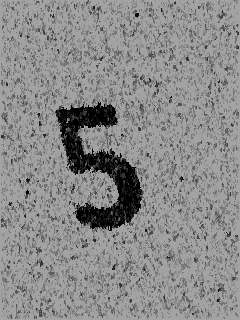
#> input picture tests/28.png, 240 x 320 px, given in place of 28.jpg, which was not available
$ python rotation.py
#> lines starting #> are read from the running program, lines starting #| are printed output that depends on the picture
#> further down, img is the input picture: PIL image 240x320 L; min 0, max 163, mean 138.9
from PIL import Image
#Путь до картинки
path="perfect/28.jpg"

#Функция поворота изображения на заданный угол
def rotation(img, angle):
	#Узнаем размеры исходного изображения
#> called with angle = 1.5
	width, height = img.size
#> width = 240; height = 320
	#Создаем шаблон белого фона
	dst_img = Image.new("L", (width, height), "white" )
#> dst_img: PIL image 240x320 L; every value is 255
	#Поворачиваем исходное изображение
	img = img.rotate(angle)
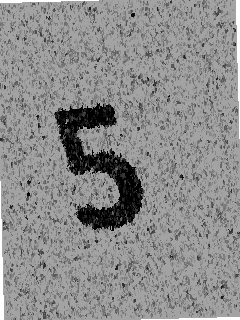
#> img: PIL image 240x320 RGBA; mean R, G, B, A 136.8, 136.8, 136.8, 251.6; transparent parts drawn white
	#Подставляем измененное изображение на фон
	dst_img.paste(img, (0, 0), img)
	return(dst_img)

#Открываем исходное изображение
img = Image.open(path)
img = img.convert('RGBA')
#Поворот на 1.5 градуса
img = rotation(img, 1.5)
#Выводим изображение
img.show()

$ run again, with tests/10.png copied over tests/28.png
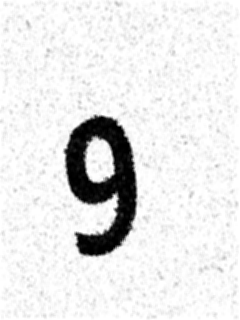
#> input picture tests/10.png, 240 x 320 px, given in place of 28.jpg, which was not available
#> img is the input picture: PIL image 240x320 L; min 0, max 255, mean 230.9
#> in rotation, `img = img.rotate(angle)`:
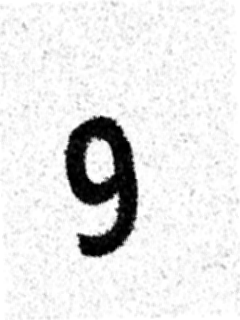
#> img: PIL image 240x320 RGBA; mean R, G, B, A 227.5, 227.5, 227.5, 251.6; transparent parts drawn white
